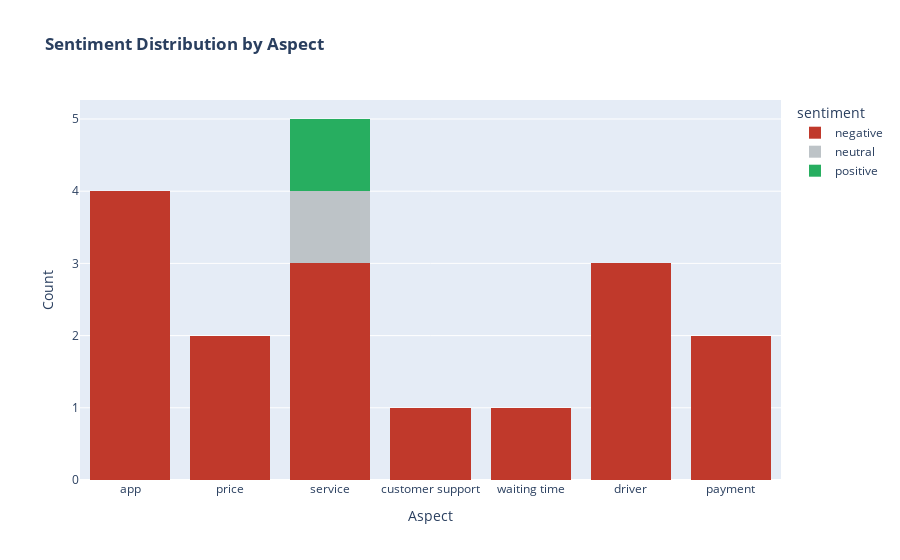

This figure's notebook cell:
### Code cell
aspect_data = []
for _, row in final.iterrows():
    for aspect, sentiment in row['aspect_analysis'].items():
        aspect_data.append({'aspect': aspect, 'sentiment': sentiment})
aspect_df = pd.DataFrame(aspect_data)

# Create stacked bar chart
fig4 = px.histogram(aspect_df, x='aspect', color='sentiment',
                   title='<b>Sentiment Distribution by Aspect</b>',
                   barmode='stack',
                   color_discrete_map={
                       'positive': '#27ae60',
                       'negative': '#c0392b',
                       'neutral': '#bdc3c7'
                   })
fig4.update_layout(xaxis_title='Aspect', yaxis_title='Count')

### Figure 1 — Plotly figure (JSON) as saved in the notebook; plotly's stock layout.template omitted (floating-point values rounded to 4 significant figures)
{"data": [{"bingroup": "x", "hovertemplate": "sentiment=negative<br>aspect=%{x}<br>count=%{y}<extra></extra>", "legendgroup": "negative", "marker": {"color": "#c0392b", "pattern": {"shape": ""}}, "name": "negative", "orientation": "v", "showlegend": true, "type": "histogram", "x": ["app", "price", "service", "app", "customer support", "waiting time", "service", "driver", "payment", "app", "driver", "price", "app", "service", "payment", "driver"], "xaxis": "x", "yaxis": "y"}, {"bingroup": "x", "hovertemplate": "sentiment=neutral<br>aspect=%{x}<br>count=%{y}<extra></extra>", "legendgroup": "neutral", "marker": {"color": "#bdc3c7", "pattern": {"shape": ""}}, "name": "neutral", "orientation": "v", "showlegend": true, "type": "histogram", "x": ["service"], "xaxis": "x", "yaxis": "y"}, {"bingroup": "x", "hovertemplate": "sentiment=positive<br>aspect=%{x}<br>count=%{y}<extra></extra>", "legendgroup": "positive", "marker": {"color": "#27ae60", "pattern": {"shape": ""}}, "name": "positive", "orientation": "v", "showlegend": true, "type": "histogram", "x": ["service"], "xaxis": "x", "yaxis": "y"}], "layout": {"barmode": "stack", "legend": {"title": {"text": "sentiment"}, "tracegroupgap": 0}, "title": {"text": "<b>Sentiment Distribution by Aspect</b>"}, "xaxis": {"anchor": "y", "domain": [0, 1], "title": {"text": "Aspect"}}, "yaxis": {"anchor": "x", "domain": [0, 1], "title": {"text": "Count"}}}}
